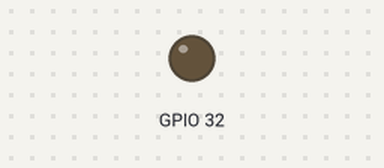
A sketch run on a simulated ESP32. Shown: output pins drawn as LEDs (lit = HIGH). WiFi joins after 1.5 s; servers stay silent unless stated; the camera gives no picture; what the sketch prints to the serial monitor is not drawn.

Above: at 0.1 s.
Timing chart, 0 to 1.6 s (numbered marks = the images above):
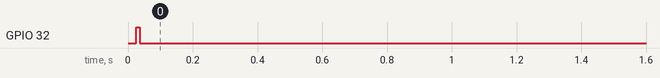

The sketch:

CameraWebServer_Fixed.ino
```cpp
/*
 * =============================================================================
 * KABUTECH — CAMERA STREAM ONLY  (ESP32-CAM MODULE — NOT THE DEVKIT)
 * =============================================================================
 * Hardware: AI Thinker ESP32-CAM (or clone with same OV2640 pinout). Has camera ribbon + OV2640.
 *
 * Arduino IDE (required):
 *   Tools → Board  → "AI Thinker ESP32-CAM"  (NOT "ESP32 Dev Module")
 *   Tools → PSRAM → Enabled (typical for this board; if PSRAM errors, try OPI / or Disabled per docs)
 *   Tools → Upload Speed → 115200  (large sketch; avoids "chip stopped responding")
 */

#include "esp_camera.h"
#include <WiFi.h>
#include <WiFiManager.h>

// Most ESP32-CAM-style modules use GPIO4 for the onboard flash LED.
// If your board doesn't have a flash LED, this is harmless.
#ifndef LED_GPIO_NUM
#define LED_GPIO_NUM 4
#endif

void startCameraServer();
void setupLedFlash();

// Enter your Wi-Fi name & password below for INSTANT direct connection.
// If left empty (""), it will use the WiFiManager captive portal "KABUTECH-ESP32CAM-SETUP".
const char* WIFI_SSID     = "Converge_2.4GHz_7JcC";  // e.g. "Your_WiFi_Name"
const char* WIFI_PASSWORD = "tAt6ZPVW";  // e.g. "Your_WiFi_Password"

// Same Wi-Fi UX as thesis-ui/hardware/esp32/esp32.ino — saved credentials, auto-reconnect.
static WiFiManager wifiPortal;

#ifndef WIFI_CLEAR_PIN
#define WIFI_CLEAR_PIN 0  // AI Thinker: hold BOOT ~3s during prompt to erase Wi-Fi and reopen portal
#endif

static void maybeClearSavedWiFi() {
  pinMode(WIFI_CLEAR_PIN, INPUT_PULLUP);
  Serial.println();
  Serial.println("--- Wi-Fi (ESP32-CAM) ---");
  Serial.println("To FORCE setup AP \"KABUTECH-ESP32CAM-SETUP\": HOLD BOOT ~3s.");
  Serial.println("Otherwise: connecting to saved Wi-Fi...");
  Serial.println();

  uint32_t heldMs = 0;
  const uint32_t tEnd = millis() + 4000;
  while (millis() < tEnd) {
    if (digitalRead(WIFI_CLEAR_PIN) == LOW) {
      heldMs += 50;
      if (heldMs >= 2500) {
        Serial.println("Clearing saved Wi-Fi...");
        wifiPortal.resetSettings();
        delay(400);
        ESP.restart();
      }
    } else {
      heldMs = 0;
    }
    delay(50);
  }
}

static void connectWiFiWithPortal() {
  WiFi.mode(WIFI_STA);
  WiFi.setSleep(false);
#if defined(ESP32)
  WiFi.setTxPower(WIFI_POWER_11dBm); // 11dBm cuts current spikes in half for laptop USB ports
#endif

  // If hardcoded SSID is provided, connect directly:
  if (strlen(WIFI_SSID) > 0) {
    Serial.printf("Connecting directly to Wi-Fi: %s ...\n", WIFI_SSID);
    WiFi.begin(WIFI_SSID, WIFI_PASSWORD);
    uint32_t tStart = millis();
    while (WiFi.status() != WL_CONNECTED && (millis() - tStart) < 20000) {
      delay(300);
      Serial.print(".");
    }
    Serial.println();
    if (WiFi.status() == WL_CONNECTED) {
      Serial.println("Wi-Fi connected successfully (Direct mode)");
      Serial.print("IP address: ");
      Serial.println(WiFi.localIP());
      return;
    }
    Serial.println("Direct connection failed. Falling back to WiFiManager...");
  }

  maybeClearSavedWiFi();

  wifiPortal.setConfigPortalTimeout(600);
  wifiPortal.setConnectTimeout(30);
#if defined(ESP32)
  wifiPortal.setWiFiAPChannel(1);
#endif
  wifiPortal.setAPCallback([](WiFiManager* /*wm*/) {
    Serial.println();
    Serial.println("========== ESP32-CAM Wi-Fi setup ==========");
    Serial.println("  Join Wi-Fi:  KABUTECH-ESP32CAM-SETUP");
    Serial.println("  Browser:     http://192.168.4.1");
    Serial.println("  Use the SAME SSID/password as your home Wi-Fi / main ESP32.");
    Serial.println("===========================================");
    Serial.println();
  });

  if (!wifiPortal.autoConnect("KABUTECH-ESP32CAM-SETUP")) {
    Serial.println("Wi-Fi setup failed or timed out. Restarting...");
    delay(2000);
    ESP.restart();
  }

  Serial.println("Wi-Fi connected");
  Serial.print("IP address: ");
  Serial.println(WiFi.localIP());
}

static void reconnectWiFi() {
  Serial.println("Wi-Fi disconnected. Reconnecting...");
  WiFi.mode(WIFI_STA);
  WiFi.setSleep(false);
  WiFi.reconnect();

  const uint32_t start = millis();
  while (WiFi.status() != WL_CONNECTED && (millis() - start) < 25000) {
    delay(300);
  }

  if (WiFi.status() != WL_CONNECTED) {
    Serial.println("Reconnect failed — restarting...");
    delay(1500);
    ESP.restart();
  }
  Serial.print("Wi-Fi back. IP: ");
  Serial.println(WiFi.localIP());
}

void setup() {
  Serial.begin(115200);
  Serial.setDebugOutput(true);
  Serial.println();
  Serial.println("======== KABUTECH CAMERA (OV3660/OV2640 auto-pin) ========");
  // #region agent log (serial build marker)
  Serial.printf("[build] kabutech_cam_autopin afe3c2 %s %s\n", __DATE__, __TIME__);
  // #endregion
  Serial.println("If you expected SHT31/sensors, WRONG sketch — use esp32/esp32.ino on DevKit.");
  Serial.println("============================================================\n");

  Serial.printf("[diag] PSRAM detected: %s\n", psramFound() ? "yes" : "no — using DRAM for frames");

  struct CamPins {
    const char* name;
    int pwdn;
    int reset;
    int xclk;
    int sda;
    int scl;
    int d0;
    int d1;
    int d2;
    int d3;
    int d4;
    int d5;
    int d6;
    int d7;
    int vsync;
    int href;
    int pclk;
  };

  // Pinmaps for AI Thinker ESP32-CAM and TY-OV2640-V1.0 module
  static const CamPins PINMAPS[] = {
      // AI Thinker ESP32-CAM with TY-OV2640-V1.0 (standard 24-pin FPC)
      {"AI_THINKER (TY-OV2640-V1.0)", 32, -1, 0, 26, 27, 5, 18, 19, 21, 36, 39, 34, 35, 25, 23, 22},
      // AI Thinker clone without PWDN control
      {"AI_THINKER_NO_PWDN", -1, -1, 0, 26, 27, 5, 18, 19, 21, 36, 39, 34, 35, 25, 23, 22},
      // M5Stack PSRAM
      {"M5STACK_PSRAM", -1, 15, 27, 25, 23, 17, 35, 34, 5, 39, 18, 36, 19, 22, 26, 21},
  };

  auto makeConfig = [](const CamPins& p, int xclk_freq) {
    camera_config_t c;
    c.ledc_channel = LEDC_CHANNEL_0;
    c.ledc_timer = LEDC_TIMER_0;
    c.pin_d0 = p.d0;
    c.pin_d1 = p.d1;
    c.pin_d2 = p.d2;
    c.pin_d3 = p.d3;
    c.pin_d4 = p.d4;
    c.pin_d5 = p.d5;
    c.pin_d6 = p.d6;
    c.pin_d7 = p.d7;
    c.pin_xclk = p.xclk;
    c.pin_pclk = p.pclk;
    c.pin_vsync = p.vsync;
    c.pin_href = p.href;
    c.pin_sccb_sda = p.sda;
    c.pin_sccb_scl = p.scl;
    c.pin_pwdn = p.pwdn;
    c.pin_reset = p.reset;
    c.xclk_freq_hz = xclk_freq;
    c.pixel_format = PIXFORMAT_JPEG;
    c.frame_size = FRAMESIZE_QVGA;  // 320x240 - low power draw, rock-solid on laptop USB
    c.grab_mode = CAMERA_GRAB_LATEST;
    c.fb_location = psramFound() ? CAMERA_FB_IN_PSRAM : CAMERA_FB_IN_DRAM;
    c.jpeg_quality = 16;            // Lower payload avoids voltage droop on USB ports
    c.fb_count = 1;                 // Single buffer is safer for low current USB supplies
    return c;
  };

  esp_err_t err = ESP_FAIL;
  camera_config_t config{};
  const char* selected = nullptr;
  // 10MHz is the most stable clock for TY-OV2640-V1.0 (eliminates SCCB ret:259 timeouts)
  int frequencies[] = {10000000, 20000000};

  for (int freq : frequencies) {
    for (size_t i = 0; i < (sizeof(PINMAPS) / sizeof(PINMAPS[0])); i++) {
      const CamPins& p = PINMAPS[i];
      Serial.printf("\n[camera] Trying: %s @ %d MHz\n", p.name, freq / 1000000);

      // Clean deinit between attempts
      esp_camera_deinit();

      // Configure SCCB pullups so I2C lines don't float during Wi-Fi bursts
      if (p.sda >= 0) pinMode(p.sda, INPUT_PULLUP);
      if (p.scl >= 0) pinMode(p.scl, INPUT_PULLUP);

      if (p.pwdn >= 0) {
        pinMode(p.pwdn, OUTPUT);
        digitalWrite(p.pwdn, HIGH);  // Reset pulse
        delay(10);
        digitalWrite(p.pwdn, LOW);   // Active LOW wakes TY-OV2640-V1.0
        delay(120);
      }

      config = makeConfig(p, freq);
      err = esp_camera_init(&config);
      if (err == ESP_OK) {
        selected = p.name;
        break;
      }
      Serial.printf("[camera] init failed (0x%x) on %s\n", (unsigned)err, p.name);
      delay(100);
    }
    if (err == ESP_OK) break;
  }

  if (err != ESP_OK) {
    Serial.printf("\n*** CAMERA INIT FAILED (Error: 0x%x) ***\n", (unsigned)err);
    Serial.println("For TY-OV2640-V1.0 module:");
    Serial.println("  1. Check ribbon: Gold pins MUST face DOWN toward the PCB.");
    Serial.println("  2. Press ribbon latch firmly to secure connection.");
    Serial.println("  3. Ensure 5V power supply provides at least 1.5A to 2A.");
    Serial.println("Halting.");
    while (true) delay(1000);
  }

  Serial.printf("\n[camera] TY-OV2640-V1.0 ready! Using: %s\n", selected ? selected : "AI_THINKER");

  sensor_t* s = esp_camera_sensor_get();
  if (s != nullptr) {
    if (s->id.PID == OV2640_PID) {
      Serial.println("[camera] OmniVision OV2640 sensor detected and calibrated.");
      s->set_brightness(s, 0);     // Normal brightness
      s->set_contrast(s, 0);       // Normal contrast
      s->set_saturation(s, 0);     // Normal saturation
      s->set_whitebal(s, 1);       // Auto White Balance Enabled
      s->set_awb_gain(s, 1);       // Auto White Balance Gain Enabled
      s->set_wb_mode(s, 0);        // Auto WB
      s->set_exposure_ctrl(s, 1);  // Auto Exposure Enabled
      s->set_gain_ctrl(s, 1);      // Auto Gain Enabled
      s->set_bpc(s, 1);            // Black point correction
      s->set_wpc(s, 1);            // White point correction
      s->set_raw_gma(s, 1);        // Gamma correction
      s->set_lenc(s, 1);           // Lens correction
    } else if (s->id.PID == OV3660_PID) {
      s->set_vflip(s, 1);
      s->set_brightness(s, 1);
      s->set_saturation(s, -2);
    }
    if (config.pixel_format == PIXFORMAT_JPEG) {
      s->set_framesize(s, FRAMESIZE_QVGA); // 320x240 - low power USB mode
      s->set_quality(s, 16);
    }
  }

#if defined(LED_GPIO_NUM)
  setupLedFlash();
#endif

  connectWiFiWithPortal();

  startCameraServer();
  Serial.print("Camera Ready! Use 'http://");
  Serial.print(WiFi.localIP());
  Serial.println("' to connect");
  Serial.print("MJPEG stream (Laravel .env): http://");
  Serial.print(WiFi.localIP());
  Serial.println(":81/stream");
}

void loop() {
  if (WiFi.status() != WL_CONNECTED) {
    reconnectWiFi();
  }
  delay(3000);
}
```
